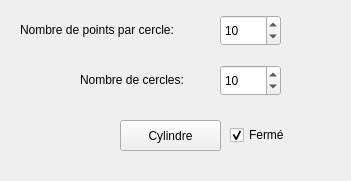
       <widget class="QWidget" name="Cylindre">
        <property name="geometry">
         <rect>
          <x>0</x>
          <y>0</y>
          <width>351</width>
          <height>181</height>
         </rect>
        </property>
        <attribute name="label">
         <string>Cylindre</string>
        </attribute>
        <widget class="QPushButton" name="cylindreButton">
         <property name="geometry">
          <rect>
           <x>120</x>
           <y>120</y>
           <width>101</width>
           <height>31</height>
          </rect>
         </property>
         <property name="text">
          <string>Cylindre</string>
         </property>
        </widget>
        <widget class="QSpinBox" name="nbCercleCylindre">
         <property name="geometry">
          <rect>
           <x>220</x>
           <y>65</y>
           <width>61</width>
           <height>31</height>
          </rect>
         </property>
         <property name="minimum">
          <number>2</number>
         </property>
         <property name="maximum">
          <number>10000</number>
         </property>
         <property name="value">
          <number>10</number>
         </property>
        </widget>
        <widget class="QLabel" name="label_23">
         <property name="geometry">
          <rect>
           <x>80</x>
           <y>70</y>
           <width>141</width>
           <height>20</height>
          </rect>
         </property>
         <property name="text">
          <string>Nombre de cercles:</string>
         </property>
        </widget>
        <widget class="QSpinBox" name="nbPointCylindre">
         <property name="geometry">
          <rect>
           <x>220</x>
           <y>15</y>
           <width>61</width>
           <height>31</height>
          </rect>
         </property>
         <property name="minimum">
          <number>3</number>
         </property>
         <property name="maximum">
          <number>10000</number>
         </property>
         <property name="value">
          <number>10</number>
         </property>
        </widget>
        <widget class="QLabel" name="label_24">
         <property name="geometry">
          <rect>
           <x>20</x>
           <y>20</y>
           <width>201</width>
           <height>20</height>
          </rect>
         </property>
         <property name="text">
          <string>Nombre de points par cercle:</string>
         </property>
        </widget>
        <widget class="QCheckBox" name="fermeCyl">
         <property name="geometry">
          <rect>
           <x>230</x>
           <y>123</y>
           <width>91</width>
           <height>24</height>
          </rect>
         </property>
         <property name="text">
          <string>Fermé</string>
         </property>
         <property name="checked">
          <bool>true</bool>
         </property>
        </widget>
       </widget>
